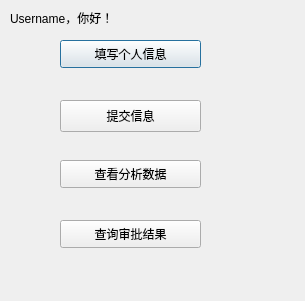
<?xml version="1.0" encoding="UTF-8"?>
<ui version="4.0">
 <class>Dialog</class>
 <widget class="QDialog" name="Dialog">
  <property name="geometry">
   <rect>
    <x>0</x>
    <y>0</y>
    <width>305</width>
    <height>301</height>
   </rect>
  </property>
  <property name="windowTitle">
   <string>学生界面</string>
  </property>
  <widget class="QLabel" name="labelUsername">
   <property name="geometry">
    <rect>
     <x>10</x>
     <y>10</y>
     <width>151</width>
     <height>16</height>
    </rect>
   </property>
   <property name="text">
    <string>Username，你好！</string>
   </property>
  </widget>
  <widget class="QPushButton" name="buttonEdit">
   <property name="geometry">
    <rect>
     <x>60</x>
     <y>40</y>
     <width>141</width>
     <height>28</height>
    </rect>
   </property>
   <property name="text">
    <string>填写个人信息</string>
   </property>
  </widget>
  <widget class="QPushButton" name="pushButton_2">
   <property name="geometry">
    <rect>
     <x>60</x>
     <y>220</y>
     <width>141</width>
     <height>28</height>
    </rect>
   </property>
   <property name="text">
    <string>查询审批结果</string>
   </property>
  </widget>
  <widget class="QPushButton" name="pushButton_3">
   <property name="geometry">
    <rect>
     <x>60</x>
     <y>160</y>
     <width>141</width>
     <height>28</height>
    </rect>
   </property>
   <property name="text">
    <string>查看分析数据</string>
   </property>
  </widget>
  <widget class="QPushButton" name="buttonSubmit">
   <property name="geometry">
    <rect>
     <x>60</x>
     <y>100</y>
     <width>141</width>
     <height>32</height>
    </rect>
   </property>
   <property name="text">
    <string>提交信息</string>
   </property>
  </widget>
 </widget>
 <resources/>
 <connections/>
</ui>
